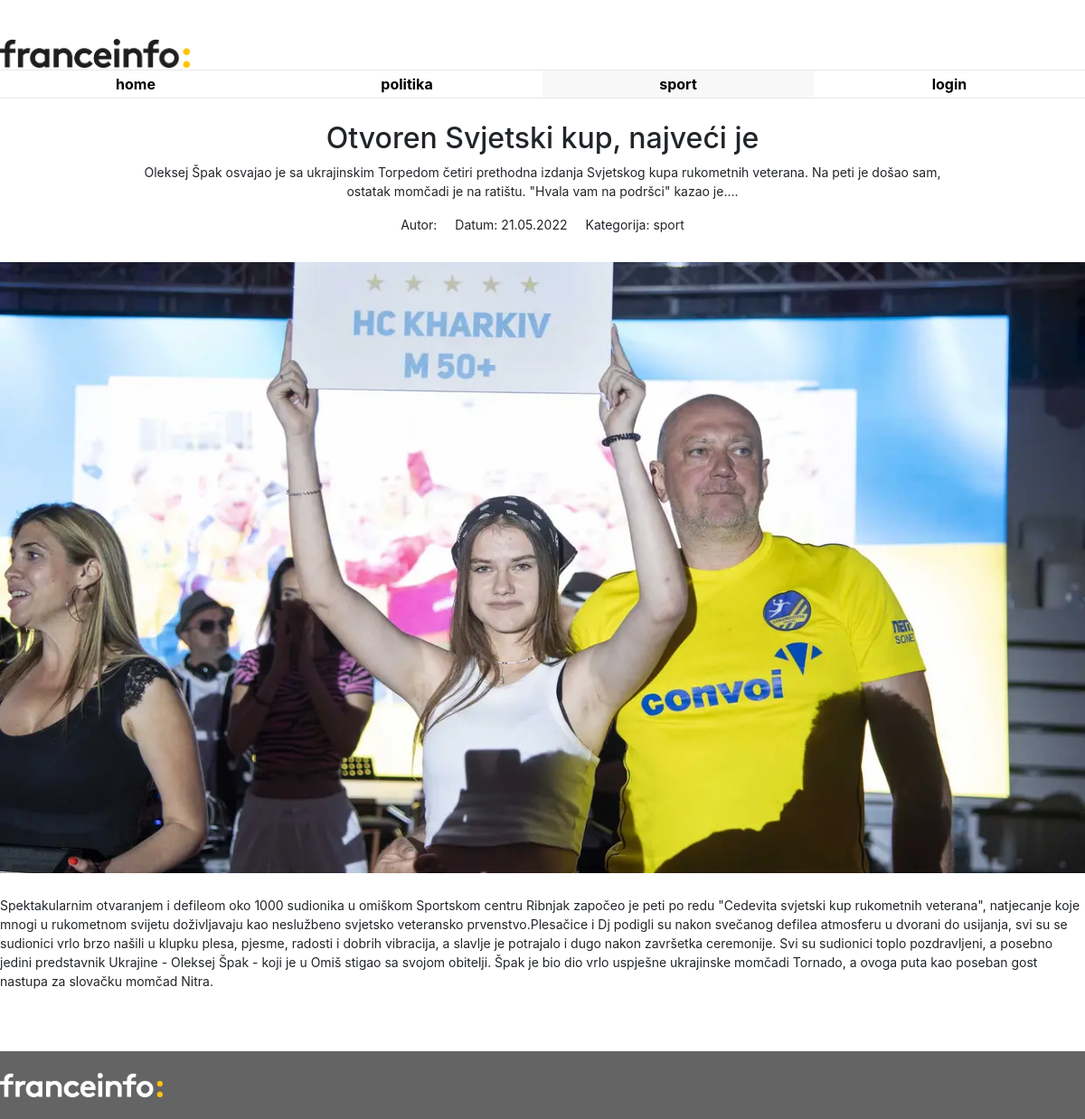
/FranceInfo/clanak.php?id=13, run on the app's committed database.
### tables this page shows
CREATE TABLE `clanak` (
  `id` int(11) NOT NULL,
  `autor` varchar(255) NOT NULL,
  `datum` varchar(255) NOT NULL,
  `naslov` varchar(32) NOT NULL,
  `kratki_sadrzaj` text NOT NULL,
  `sadrzaj` text NOT NULL,
  `slika` varchar(255) NOT NULL,
  `arhiva` tinyint(1) NOT NULL,
  `kategorija` varchar(255) NOT NULL
);

### FranceInfo/clanak.php (the view, shortened to what this page needs)
<?php
    include 'connect.php';
    $id = $_GET['id'];
    $query = "SELECT * FROM clanak WHERE id='$id'";
    $result = mysqli_query($dbc, $query) or die(mysqli_error($dbc));
    $row = mysqli_fetch_array($result);
?>
<!DOCTYPE html>
    <html>
        <head>
            <link rel="stylesheet" href="css/style.css" type="text/css">
            <link rel="stylesheet" href="https://cdn.jsdelivr.net/npm/bootstrap@4.5.3/dist/css/bootstrap.min.css">
        </head>
        <body>
            <header>
                <div class="wrapper">
                    <a href="index.php"><img src="img/franceinfo_logo.png" alt="logo"></a>
                </div>
                <nav>
                    <ul id="menu" class="wrapper">
                        <li><a href="index.php">home</a></li>
                        <?php
                        if ($row['kategorija'] == 'sport') {
                            echo '<li><a href="kategorija.php?id=politika">politika</a></li>
                            <li><a href="kategorija.php?id=sport" class="selectedPage">sport</a></li>';
                        }
                        else {
                            echo '<li><a href="kategorija.php?id=politika" class="selectedPage">politika</a></li>
                            <li><a href="kategorija.php?id=sport">sport</a></li>';
                        }
                        if (array_key_exists('user',$_SESSION) && array_key_exists('level',$_SESSION)) {
                            if ($_SESSION['level'] == 2) {
                                echo '<li><a href="administracija.php">administracija</a></li>
                                <li><a href="unos.php">unos</a></li>
                                <li><a href="logout.php">log out</a></li>';
                            }
                            else if ($_SESSION['level'] == 1) {
                                echo '
                                <li><a href="unos.php">unos</a></li>
                                <li><a href="logout.php">log out</a></li>';
                            }
                            else if ($_SESSION['level'] == 0) {
                                echo '<li><a href="logout.php">log out</a></li>';
                            }
                        }
                        else {
                            echo '<li><a href="login.php">login</a></li>';
                        }
                        ?>
                    </ul>
                </nav>
            </header>
            <main class="content">
                <section class="wrapper firstSection">
                    <article>
                        <h2><?php echo $row['naslov']; ?></h2>
                        <p><?php echo $row['kratki_sadrzaj']; ?></p>
                        <article class="autdat">
                            <p class="autor">Autor: <?php echo " ".$row['autor'];?></p>
                            <p class="datum">Datum:<?php echo " ".$row['datum']; ?></p>
                            <p class="kategorija">Kategorija:<?php echo " ".$row['kategorija']; ?></p>
                        </article>
                    </article>
                    <img src="<?php echo $row['slika']; ?>" alt="just an image">
                </section>
                <section class="wrapper secondSection">
                    <article>
                        <p class="pEdited"><?php echo $row['sadrzaj']; ?></p>
                    </article>
                </section>
            </main>
            <footer class="clanakFooter">
                <div class="wrapper">
                    <a href="/index.php"><img src="img\franceinfo_logo_white.png" alt=""></a>
                </div>
            </footer>
        </body>
    </html>

### FranceInfo/css/style.css (style rules this page uses)
* { margin:0; padding:0; text-decoration: none; }
img { max-width: 100%; }
.wrapper { max-width: 1200px; margin: 0 auto; }
body { font-family: Arial, Helvetica, sans-serif; }
.pEdited { white-space: pre-wrap; word-break: keep-all; }
nav { display: flex; align-items: center; justify-content: space-between; border-top: 1px solid rgba(222, 222, 222, 0.650); border-bottom: 1px solid rgba(222, 222, 222, 0.650); }
header { padding-top: 43px; }
nav > ul { display: flex; width: 100%; }
nav > ul > li { flex: 1; display: flex; }
nav li > a { padding: 3px 0px; display: flex; width: 100%; color: black; justify-content: center; font-weight: bold; }
header > div > a > img { width: 210px; margin-bottom: 2px; }
.selectedPage { background-color: rgb(248, 248, 248); }
.firstSection { display: flex; flex-direction: column; align-items: center; }
.firstSection > article { display: flex; flex-direction: column; max-width: 75%; padding-top: 25px; text-align: center; }
.firstSection > img { width: 100%; margin-top: 15px; }
.firstSection,.secondSection p { font-size: 14px; }
.firstSection > article > article { display: flex; flex-direction: row; justify-content: center; }
.autor { margin-right: 10px; }
.datum { margin: 0 10px; }
.kategorija { margin-left: 10px; }
.secondSection { padding: 25px 0 50px 0; }
html, body { height: 100%; }
body { display: flex; flex-direction: column; }
.content { flex: 1 0 auto; }
footer { background-color: rgba(222, 222, 222, 0.450); padding: 24px 0; flex-shrink: 0; }
footer div { display: flex; justify-content: flex-end; font-weight: bold; }
footer div > a { color: rgb(148, 148, 148); }
.clanakFooter { background-color: rgb(100, 100, 100); }
.clanakFooter div { justify-content: flex-start; }
.clanakFooter a { width: 15%; }
.clanakFooter img { width: 100%; }

### data on the page
clanak: naslov "Otvoren Svjetski kup, najveći je", kratki_sadrzaj "Oleksej Špak osvajao je sa ukrajinskim Torpedom četiri prethodna izdanja Svjetskog kupa rukometnih veterana. Na peti je došao sam, ostatak momčadi je na ratištu. \"Hvala vam na podršci\" kazao je....", datum "21.05.2022", kategorija "sport", slika (picture), sadrzaj "Spektakularnim otvaranjem i defileom oko 1000 sudionika u omiškom Sportskom centru Ribnjak započeo je peti po redu \"Cedevita svjetski kup rukometnih veterana\", natjecanje koje mnogi u rukometnom svijetu doživljavaju kao neslužbeno svjetsko veteransko prvenstvo.Plesačice i Dj podigli su nakon svečanog defilea atmosferu u dvorani do usijanja, svi su se sudionici vrlo brzo našili u klupku plesa, pjesme, radosti i dobrih vibracija, a slavlje je potrajalo i dugo nakon završetka ceremonije. Svi su sudionici toplo pozdravljeni, a posebno jedini predstavnik Ukrajine - Oleksej Špak - koji je u Omiš stigao sa svojom obitelji. Špak je bio dio vrlo uspješne ukrajinske momčadi Tornado, a ovoga puta kao…"
